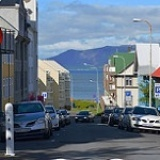
#> input picture projects/ZhuJiaxian-Denoise/data/original/0005.jpg, 160 x 160 px; its folder holds only this picture in this run
$ python add_noise.py
#> lines starting #> are read from the running program, lines starting #| are printed output that depends on the picture
#> further down, img is the input picture: shape (160, 160, 3); mean B, G, R 132.7, 117.2, 103
import numpy as np
import cv2
import os
os.chdir(os.path.dirname(__file__))

def gaussianNoise(image:np.ndarray, mean, sigma):
    '''给图片添加高斯噪声, 返回的图片类型为 uint8'''
#> called with mean = 20, sigma = 20
    gauss = np.random.normal(mean,sigma,image.shape)
    noisy_img = image.astype(np.float32) + gauss
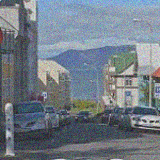
#> noisy_img: shape (160, 160, 3) float64; mean B, G, R 152.5, 137.2, 123; drawn with min black and max white
    return noisy_img.clip(0, 255).astype(np.uint8)
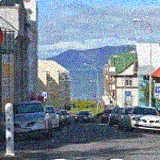
#> returned value: shape (160, 160, 3); mean of channels 0, 1, 2 151.3, 136.4, 122.3; drawn as B, G, R

def poisonNoise(image:np.ndarray):
    '''给图片添加泊松噪声'''
    vals = len(np.unique(image))
    vals = 2 ** np.ceil(np.log2(vals))
    noisy_img = np.random.poisson(image * vals) / float(vals)
    return noisy_img.clip(0, 255).astype(np.uint8)

def pepper_salt_noise(image:np.ndarray, s_vs_p=0.5, amount = 0.04):
    '''给图片添加椒盐噪声'''
    noisy_img = np.copy(image)
    #添加salt噪声
    num_salt = np.ceil(amount * image.size * s_vs_p)
    #设置添加噪声的坐标位置
    coords = [np.random.randint(0,i - 1, int(num_salt)) for i in image.shape]
    noisy_img[coords[0],coords[1],:] = [255,255,255]
    #添加pepper噪声
    num_pepper = np.ceil(amount * image.size * (1. - s_vs_p))
    #设置添加噪声的坐标位置
    coords = [np.random.randint(0,i - 1, int(num_pepper)) for i in image.shape]
    noisy_img[coords[0],coords[1],:] = [0,0,0]

    return noisy_img

if __name__ == '__main__':
    for name in os.listdir('original/'):
        img = cv2.imread('original/' + name)
        assert img is not None, f'Error reading image {name}.'
        noisy = gaussianNoise(img, 20, 20)
        cv2.imwrite('noisy/'+name, noisy)

$ run again, on projects/ZhuJiaxian-Denoise/data/original/0027.jpg
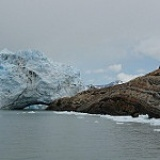
#> input picture projects/ZhuJiaxian-Denoise/data/original/0027.jpg, 160 x 160 px
#> img is the input picture: shape (160, 160, 3); mean B, G, R 147.8, 142.7, 131.4
#> in gaussianNoise, `noisy_img = image.astype(np.float32) + gauss`:
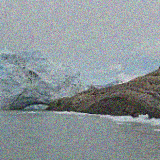
#> noisy_img: shape (160, 160, 3) float64; mean B, G, R 167.6, 162.7, 151.4; drawn with min black and max white
#> in gaussianNoise, `return noisy_img.clip(0, 255).astype(np.uint8)`:
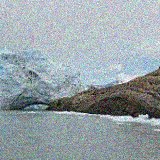
#> returned value: shape (160, 160, 3); mean of channels 0, 1, 2 167.1, 162.2, 150.9; drawn as B, G, R

$ run again, on projects/ZhuJiaxian-Denoise/data/original/0028.jpg
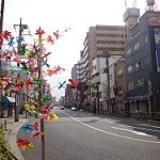
#> input picture projects/ZhuJiaxian-Denoise/data/original/0028.jpg, 160 x 160 px
#> img is the input picture: shape (160, 160, 3); mean B, G, R 134.4, 134.8, 142.6
#> in gaussianNoise, `noisy_img = image.astype(np.float32) + gauss`:
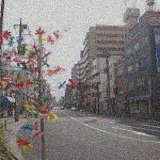
#> noisy_img: shape (160, 160, 3) float64; mean B, G, R 154.1, 154.8, 162.6; drawn with min black and max white
#> in gaussianNoise, `return noisy_img.clip(0, 255).astype(np.uint8)`:
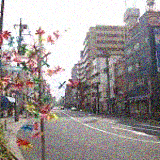
#> returned value: shape (160, 160, 3); mean of channels 0, 1, 2 149.8, 150.4, 158; drawn as B, G, R

$ run again, on projects/ZhuJiaxian-Denoise/data/original/0035.jpg
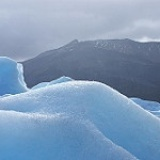
#> input picture projects/ZhuJiaxian-Denoise/data/original/0035.jpg, 160 x 160 px
#> img is the input picture: shape (160, 160, 3); mean B, G, R 183.7, 153.9, 127.7
#> in gaussianNoise, `noisy_img = image.astype(np.float32) + gauss`:
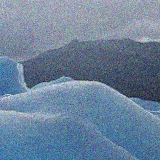
#> noisy_img: shape (160, 160, 3) float64; mean B, G, R 203.5, 173.9, 147.7; drawn with min black and max white
#> in gaussianNoise, `return noisy_img.clip(0, 255).astype(np.uint8)`:
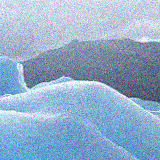
#> returned value: shape (160, 160, 3); mean of channels 0, 1, 2 202.3, 173.3, 147.2; drawn as B, G, R

$ run again, on projects/ZhuJiaxian-Denoise/data/original/0015.jpg
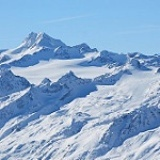
#> input picture projects/ZhuJiaxian-Denoise/data/original/0015.jpg, 160 x 160 px
#> img is the input picture: shape (160, 160, 3); mean B, G, R 206.3, 171.7, 139.5
#> in gaussianNoise, `noisy_img = image.astype(np.float32) + gauss`:
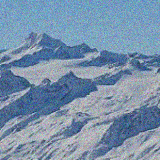
#> noisy_img: shape (160, 160, 3) float64; mean B, G, R 226.1, 191.7, 159.6; drawn with min black and max white
#> in gaussianNoise, `return noisy_img.clip(0, 255).astype(np.uint8)`:
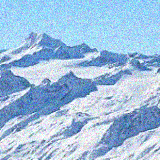
#> returned value: shape (160, 160, 3); mean of channels 0, 1, 2 221.9, 190.7, 158.9; drawn as B, G, R
